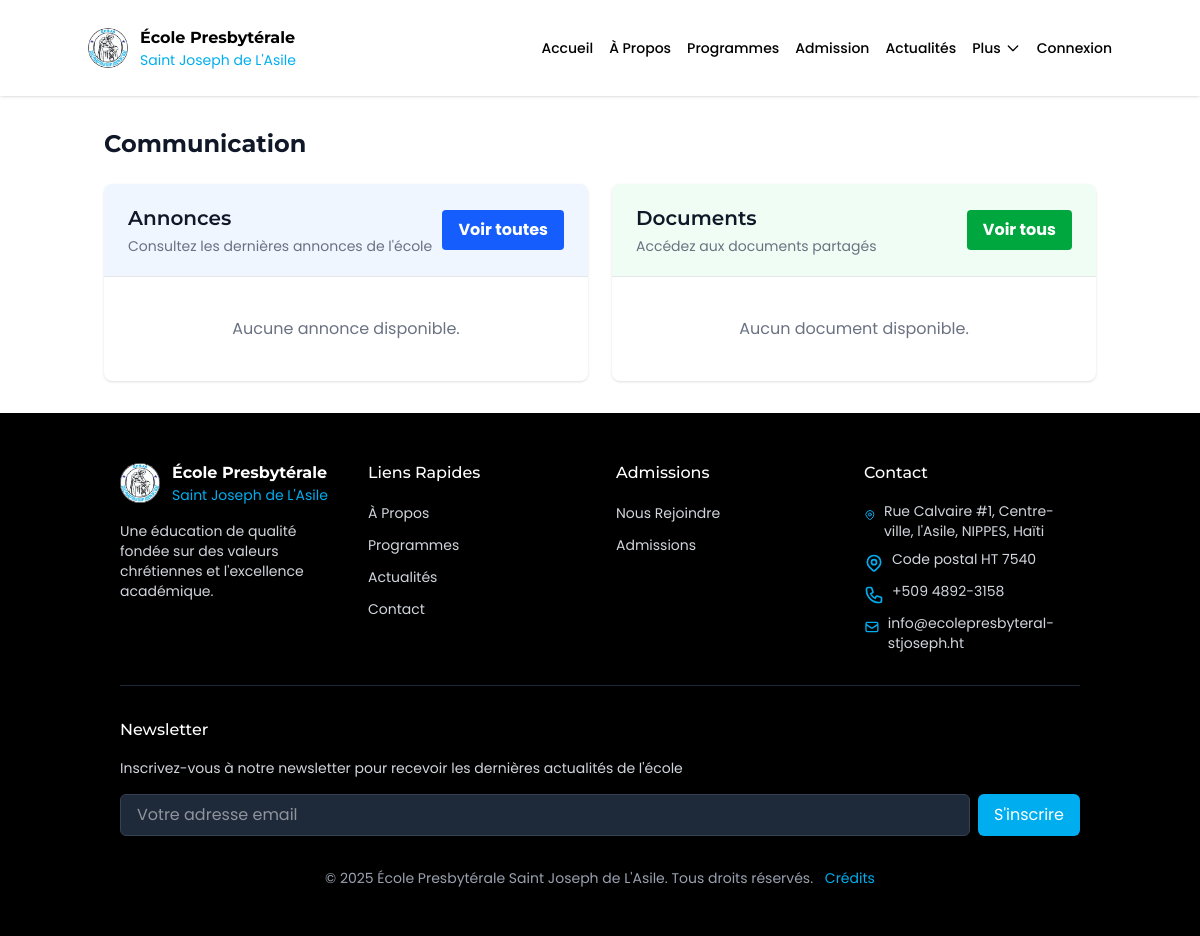
Page /communication/ on the earlier database version.
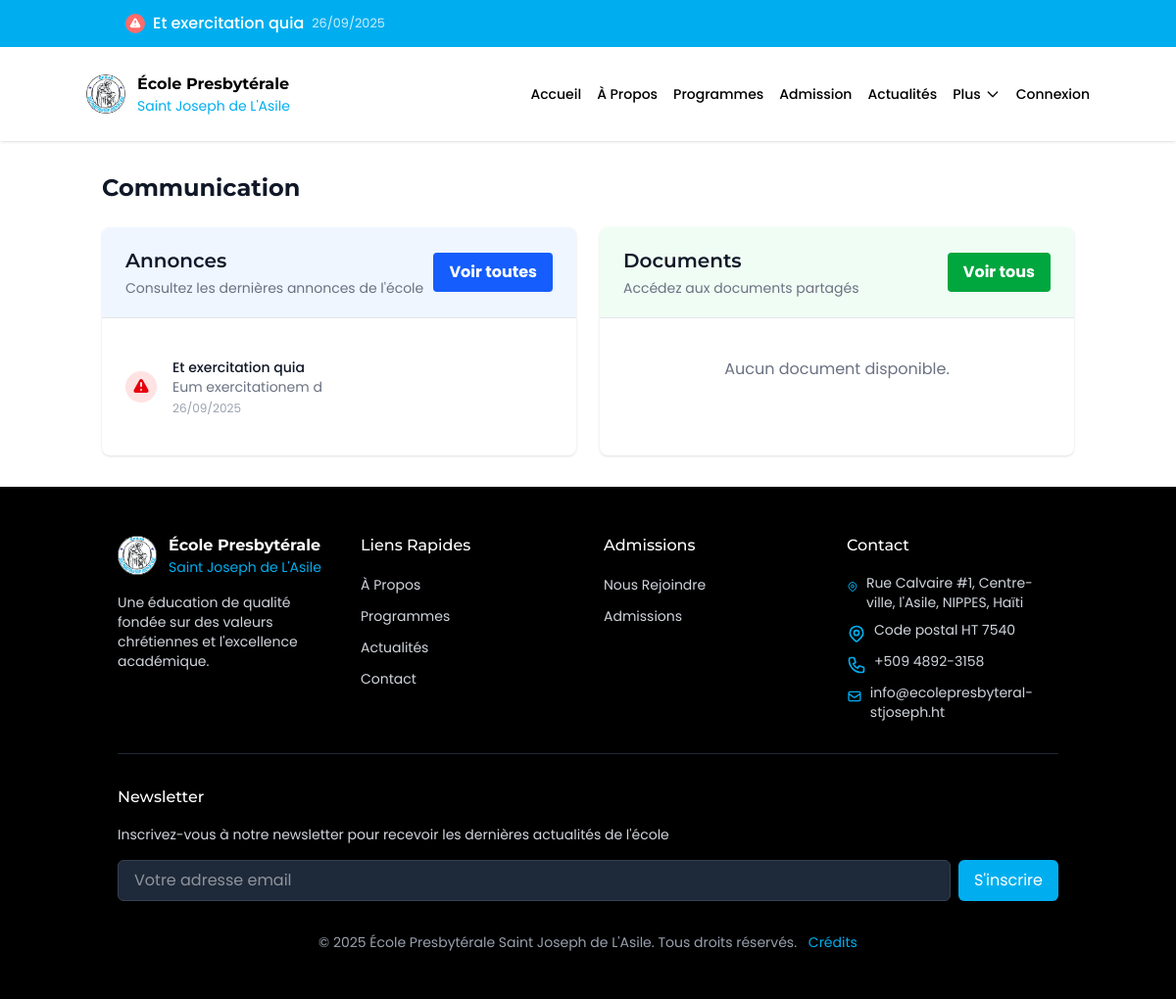
Same page on the later database version.
### models.py (models this page shows, shortened)
class Annonce(db.Model):
    __tablename__ = 'annonces'
    id = db.Column(db.Integer, primary_key=True)
    titre = db.Column(db.String(100), nullable=False)
    contenu = db.Column(db.Text, nullable=False)
    date_creation = db.Column(db.DateTime, default=datetime.utcnow)
    date_expiration = db.Column(db.Date)
    public = db.Column(db.Boolean, default=True)
    important = db.Column(db.Boolean, default=False)

### modules/communication.py (the view)
@communication_blueprint.route('/')
def index():
    print("DEBUG: Fetching announcements for communication index page")
    try:
        annonces = Annonce.query.filter(
            Annonce.public == 1,
            (Annonce.date_expiration.is_(None)) | (Annonce.date_expiration >= date.today())
        ).order_by(Annonce.important.desc(), Annonce.date_creation.desc()).all()
        print(f"DEBUG: Found {len(annonces)} announcements for index page")
        for i, a in enumerate(annonces):
            print(f"DEBUG: Announcement {i+1}: id={a.id}, title={a.titre}, public={a.public}, important={a.important}")
    except Exception as e:
        print(f"ERROR in index route: {str(e)}")
        annonces = []
    return render_template('communication/index.html', annonces=annonces)

### templates/communication/index.html (shortened to what the changed rows need)
{% extends 'base.html' %}
{% block content %}
<div class="container mx-auto px-4 py-8">
    <div class="flex justify-between items-center mb-6">
        <h1 class="text-2xl font-bold text-gray-900">Communication</h1>
    </div>
    <div class="grid grid-cols-1 gap-6 lg:grid-cols-2">
        <div class="bg-white shadow overflow-hidden sm:rounded-lg">
            <div class="px-4 py-5 sm:px-6 bg-blue-50 flex justify-between items-center">
                <div>
                    <h2 class="text-xl font-semibold text-gray-900">Annonces</h2>
                </div>
            </div>
            <div class="border-t border-gray-200 px-4 py-5 sm:p-6">
                {% if annonces %}
                <ul class="divide-y divide-gray-200">
                    {% for annonce in annonces[:5] %}
                    <li class="py-4">
                        <div class="flex items-center space-x-4">
                            <div class="flex-shrink-0">
                                {% if annonce.important %}
                                <span class="inline-flex items-center justify-center h-8 w-8 rounded-full bg-red-100">
                                </span>
                                {% endif %}
                            </div>
                            <div class="min-w-0 flex-1">
                                <a href="{{ url_for('communication.details_annonce', annonce_id=annonce.id) }}" class="text-sm font-medium text-gray-900 hover:underline">
                                    {{ annonce.titre }}
                                </a>
                                <p class="text-sm text-gray-500 truncate">{{ annonce.contenu|striptags|truncate(100) }}</p>
                                <p class="text-xs text-gray-400 mt-1">{{ annonce.date_creation.strftime('%d/%m/%Y') }}</p>
                            </div>
                        </div>
                    </li>
                    {% endfor %}
                </ul>
                {% else %}
                <div class="text-center py-4">
                    <p class="text-gray-500">Aucune annonce disponible.</p>
                </div>
                {% endif %}
            </div>
        </div>
        <div class="bg-white shadow overflow-hidden sm:rounded-lg">
            <div class="px-4 py-5 sm:px-6 bg-green-50 flex justify-between items-center">
                <div>
                    <h2 class="text-xl font-semibold text-gray-900">Documents</h2>
                </div>
            </div>
        </div>
    </div>
</div>
{% endblock %}

### templates/base.html (shortened to what the changed rows need)
<html lang="en">
   <head>
      <script src="https://cdn.jsdelivr.net/npm/@tailwindcss/browser@4"></script>
      <link href="https://unpkg.com/aos@2.3.1/dist/aos.css" rel="stylesheet">
   </head>
   <body>
      <div id="root">
         {% if annonces and annonces|length > 0 %}
         <div class="ticker-wrap w-full">
            <div class="ticker container mx-auto">
               <div class="ticker-track" id="ticker-track">
                  {% for annonce in annonces %}
                  <div class="ticker-item">
                     <a href="{{ url_for('communication.details_annonce', annonce_id=annonce.id) }}" class="ticker-link">
                        {% if annonce.important is defined and annonce.important %}
                        <span class="ticker-icon important">
                        </span>
                        {% else %}
                        <span class="ticker-icon">
                           <svg xmlns="http://www.w3.org/2000/svg" viewBox="0 0 20 20" fill="currentColor">
                              <path fill-rule="evenodd" d="M18 3a1 1 0 00-1.447-.894L8.763 6H5a3 3 0 000 6h.28l1.771 5.316A1 1 0 008 18h1a1 1 0 001-1v-4.382l6.553 3.276A1 1 0 0018 15V3z" clip-rule="evenodd" />
                           </svg>
                        </span>
                        {% endif %}
                        <span class="ticker-title">{{ annonce.titre }}</span>
                        <span class="ticker-date">{{ annonce.date_creation.strftime('%d/%m/%Y') }}</span>
                     </a>
                  </div>
                  {% endfor %}
               </div>
            </div>
         </div>
         {% endif %}
         <header class="sticky top-0 z-50 w-full bg-white/90 backdrop-blur-md shadow-sm">
            <div class="container mx-auto">
               <div class="flex h-24 items-center justify-between">
                     <div class="flex items-center">
                        <a href="#" class="flex items-center">
                           <div class="ml-3">
                              <h1 class="text-sm font-bold text-black md:text-base">École Presbytérale</h1>
                           </div>
                        </a>
                     </div>
                  </div>
               </div>
            </header>
            {% block content %}
            {% endblock %}
            <footer class="bg-black text-white">
               <div class="container mx-auto px-4 py-12 sm:px-6 lg:px-8">
                  <div class="grid grid-cols-1 gap-8 md:grid-cols-4">
                     <div class="md:col-span-1">
                        <div class="flex items-center">
                           <a href="#" class="flex items-center">
                              <div class="ml-3">
                                 <h2 class="text-sm font-bold text-white md:text-base">École Presbytérale</h2>
                              </div>
                           </a>
                        </div>
                     </div>
                  </div>
               </div>
            </footer>
      </div>
   </body>
</html>

Differences in the rows shown:
added Annonce: important True (drawn), titre "Et exercitation quia", date_creation "26/09/2025", contenu "Eum exercitationem d"
Other differences:
text no longer shown: "Aucune annonce disponible."
